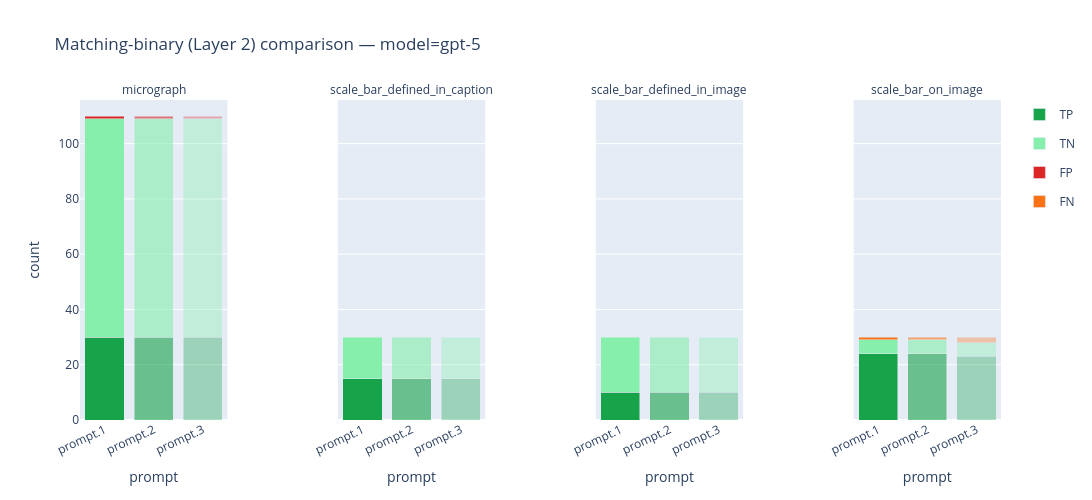

The cell this chart's notebook holds for it:
### Markdown cell above
### Matching-binary — comparing prompts

Subplot grid for `MODEL`: stacked TP/TN/FP/FN; prompts distinguished by **opacity**.

### Code cell
fig_layer2_binary_prompt = plot_comparison_layer2_binary(
    summaries,
    compare="prompt",
    model=GPT_5_MODEL,
)
fig_layer2_binary_prompt.update_layout(
    height=LAYER2_FIG_HEIGHT,
    width=LAYER2_FIG_WIDTH,
    autosize=True,
)
fig_layer2_binary_prompt.show()

### Figure 1 — Plotly figure (JSON) as saved in the notebook; plotly's stock layout.template omitted (floating-point values rounded to 4 significant figures)
{"data": [{"customdata": [["micrograph", "prompt.1"], ["micrograph", "prompt.2"], ["micrograph", "prompt.3"]], "hovertemplate": "field=%{customdata[0]}<br>prompt=%{customdata[1]}<br>TP=%{y}<extra></extra>", "legendgroup": "TP", "marker": {"color": "#16a34a", "opacity": [1, 0.6, 0.35]}, "name": "TP", "showlegend": true, "type": "bar", "x": ["prompt.1", "prompt.2", "prompt.3"], "xaxis": "x", "y": [30, 30, 30], "yaxis": "y"}, {"customdata": [["micrograph", "prompt.1"], ["micrograph", "prompt.2"], ["micrograph", "prompt.3"]], "hovertemplate": "field=%{customdata[0]}<br>prompt=%{customdata[1]}<br>TN=%{y}<extra></extra>", "legendgroup": "TN", "marker": {"color": "#86efac", "opacity": [1, 0.6, 0.35]}, "name": "TN", "showlegend": true, "type": "bar", "x": ["prompt.1", "prompt.2", "prompt.3"], "xaxis": "x", "y": [79, 79, 79], "yaxis": "y"}, {"customdata": [["micrograph", "prompt.1"], ["micrograph", "prompt.2"], ["micrograph", "prompt.3"]], "hovertemplate": "field=%{customdata[0]}<br>prompt=%{customdata[1]}<br>FP=%{y}<extra></extra>", "legendgroup": "FP", "marker": {"color": "#dc2626", "opacity": [1, 0.6, 0.35]}, "name": "FP", "showlegend": true, "type": "bar", "x": ["prompt.1", "prompt.2", "prompt.3"], "xaxis": "x", "y": [1, 1, 1], "yaxis": "y"}, {"customdata": [["scale_bar_defined_in_caption", "prompt.1"], ["scale_bar_defined_in_caption", "prompt.2"], ["scale_bar_defined_in_caption", "prompt.3"]], "hovertemplate": "field=%{customdata[0]}<br>prompt=%{customdata[1]}<br>TP=%{y}<extra></extra>", "legendgroup": "TP", "marker": {"color": "#16a34a", "opacity": [1, 0.6, 0.35]}, "name": "TP", "showlegend": false, "type": "bar", "x": ["prompt.1", "prompt.2", "prompt.3"], "xaxis": "x2", "y": [15, 15, 15], "yaxis": "y2"}, {"customdata": [["scale_bar_defined_in_caption", "prompt.1"], ["scale_bar_defined_in_caption", "prompt.2"], ["scale_bar_defined_in_caption", "prompt.3"]], "hovertemplate": "field=%{customdata[0]}<br>prompt=%{customdata[1]}<br>TN=%{y}<extra></extra>", "legendgroup": "TN", "marker": {"color": "#86efac", "opacity": [1, 0.6, 0.35]}, "name": "TN", "showlegend": false, "type": "bar", "x": ["prompt.1", "prompt.2", "prompt.3"], "xaxis": "x2", "y": [15, 15, 15], "yaxis": "y2"}, {"customdata": [["scale_bar_defined_in_image", "prompt.1"], ["scale_bar_defined_in_image", "prompt.2"], ["scale_bar_defined_in_image", "prompt.3"]], "hovertemplate": "field=%{customdata[0]}<br>prompt=%{customdata[1]}<br>TP=%{y}<extra></extra>", "legendgroup": "TP", "marker": {"color": "#16a34a", "opacity": [1, 0.6, 0.35]}, "name": "TP", "showlegend": false, "type": "bar", "x": ["prompt.1", "prompt.2", "prompt.3"], "xaxis": "x3", "y": [10, 10, 10], "yaxis": "y3"}, {"customdata": [["scale_bar_defined_in_image", "prompt.1"], ["scale_bar_defined_in_image", "prompt.2"], ["scale_bar_defined_in_image", "prompt.3"]], "hovertemplate": "field=%{customdata[0]}<br>prompt=%{customdata[1]}<br>TN=%{y}<extra></extra>", "legendgroup": "TN", "marker": {"color": "#86efac", "opacity": [1, 0.6, 0.35]}, "name": "TN", "showlegend": false, "type": "bar", "x": ["prompt.1", "prompt.2", "prompt.3"], "xaxis": "x3", "y": [20, 20, 20], "yaxis": "y3"}, {"customdata": [["scale_bar_on_image", "prompt.1"], ["scale_bar_on_image", "prompt.2"], ["scale_bar_on_image", "prompt.3"]], "hovertemplate": "field=%{customdata[0]}<br>prompt=%{customdata[1]}<br>TP=%{y}<extra></extra>", "legendgroup": "TP", "marker": {"color": "#16a34a", "opacity": [1, 0.6, 0.35]}, "name": "TP", "showlegend": false, "type": "bar", "x": ["prompt.1", "prompt.2", "prompt.3"], "xaxis": "x4", "y": [24, 24, 23], "yaxis": "y4"}, {"customdata": [["scale_bar_on_image", "prompt.1"], ["scale_bar_on_image", "prompt.2"], ["scale_bar_on_image", "prompt.3"]], "hovertemplate": "field=%{customdata[0]}<br>prompt=%{customdata[1]}<br>TN=%{y}<extra></extra>", "legendgroup": "TN", "marker": {"color": "#86efac", "opacity": [1, 0.6, 0.35]}, "name": "TN", "showlegend": false, "type": "bar", "x": ["prompt.1", "prompt.2", "prompt.3"], "xaxis": "x4", "y": [5, 5, 5], "yaxis": "y4"}, {"customdata": [["scale_bar_on_image", "prompt.1"], ["scale_bar_on_image", "prompt.2"], ["scale_bar_on_image", "prompt.3"]], "hovertemplate": "field=%{customdata[0]}<br>prompt=%{customdata[1]}<br>FN=%{y}<extra></extra>", "legendgroup": "FN", "marker": {"color": "#f97316", "opacity": [1, 0.6, 0.35]}, "name": "FN", "showlegend": true, "type": "bar", "x": ["prompt.1", "prompt.2", "prompt.3"], "xaxis": "x4", "y": [1, 1, 2], "yaxis": "y4"}], "layout": {"annotations": [{"align": "center", "font": {"size": 12}, "showarrow": false, "text": "micrograph", "x": 0.08, "xanchor": "center", "xref": "paper", "y": 1, "yanchor": "bottom", "yref": "paper"}, {"align": "center", "font": {"size": 12}, "showarrow": false, "text": "scale_bar_defined_in_caption", "x": 0.36, "xanchor": "center", "xref": "paper", "y": 1, "yanchor": "bottom", "yref": "paper"}, {"align": "center", "font": {"size": 12}, "showarrow": false, "text": "scale_bar_defined_in_image", "x": 0.64, "xanchor": "center", "xref": "paper", "y": 1, "yanchor": "bottom", "yref": "paper"}, {"align": "center", "font": {"size": 12}, "showarrow": false, "text": "scale_bar_on_image", "x": 0.92, "xanchor": "center", "xref": "paper", "y": 1, "yanchor": "bottom", "yref": "paper"}], "autosize": true, "barmode": "stack", "height": 500, "title": {"text": "Matching-binary (Layer 2) comparison — model=gpt-5"}, "width": 1200, "xaxis": {"anchor": "y", "domain": [0, 0.16], "tickangle": -25, "title": {"text": "prompt"}}, "xaxis2": {"anchor": "y2", "domain": [0.28, 0.44], "tickangle": -25, "title": {"text": "prompt"}}, "xaxis3": {"anchor": "y3", "domain": [0.56, 0.72], "tickangle": -25, "title": {"text": "prompt"}}, "xaxis4": {"anchor": "y4", "domain": [0.84, 1], "tickangle": -25, "title": {"text": "prompt"}}, "yaxis": {"anchor": "x", "domain": [0, 1], "rangemode": "tozero", "title": {"text": "count"}}, "yaxis2": {"anchor": "x2", "domain": [0, 1], "matches": "y", "showticklabels": false}, "yaxis3": {"anchor": "x3", "domain": [0, 1], "matches": "y", "showticklabels": false}, "yaxis4": {"anchor": "x4", "domain": [0, 1], "matches": "y", "showticklabels": false}}}
